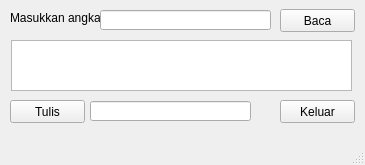
<?xml version="1.0" encoding="UTF-8"?>
<ui version="4.0">
 <class>MainWindow</class>
 <widget class="QMainWindow" name="MainWindow">
  <property name="geometry">
   <rect>
    <x>0</x>
    <y>0</y>
    <width>365</width>
    <height>165</height>
   </rect>
  </property>
  <property name="minimumSize">
   <size>
    <width>365</width>
    <height>165</height>
   </size>
  </property>
  <property name="maximumSize">
   <size>
    <width>365</width>
    <height>165</height>
   </size>
  </property>
  <property name="windowTitle">
   <string>Galih Hermawan - Baca/Tulis Bilangan</string>
  </property>
  <property name="autoFillBackground">
   <bool>false</bool>
  </property>
  <widget class="QWidget" name="centralwidget">
   <widget class="QLabel" name="label">
    <property name="geometry">
     <rect>
      <x>10</x>
      <y>10</y>
      <width>101</width>
      <height>16</height>
     </rect>
    </property>
    <property name="text">
     <string>Masukkan angka</string>
    </property>
   </widget>
   <widget class="QLineEdit" name="txtAngka">
    <property name="geometry">
     <rect>
      <x>100</x>
      <y>10</y>
      <width>171</width>
      <height>20</height>
     </rect>
    </property>
   </widget>
   <widget class="QPushButton" name="tombolBaca">
    <property name="geometry">
     <rect>
      <x>280</x>
      <y>9</y>
      <width>75</width>
      <height>23</height>
     </rect>
    </property>
    <property name="text">
     <string>Baca</string>
    </property>
   </widget>
   <widget class="QPushButton" name="tombolTulis">
    <property name="geometry">
     <rect>
      <x>10</x>
      <y>100</y>
      <width>75</width>
      <height>23</height>
     </rect>
    </property>
    <property name="text">
     <string>Tulis</string>
    </property>
   </widget>
   <widget class="QLineEdit" name="txtHasilTulis">
    <property name="geometry">
     <rect>
      <x>90</x>
      <y>101</y>
      <width>161</width>
      <height>20</height>
     </rect>
    </property>
   </widget>
   <widget class="QPushButton" name="tombolKeluar">
    <property name="geometry">
     <rect>
      <x>280</x>
      <y>100</y>
      <width>75</width>
      <height>23</height>
     </rect>
    </property>
    <property name="text">
     <string>Keluar</string>
    </property>
   </widget>
   <widget class="QPlainTextEdit" name="txtOutput">
    <property name="geometry">
     <rect>
      <x>11</x>
      <y>40</y>
      <width>341</width>
      <height>51</height>
     </rect>
    </property>
   </widget>
  </widget>
  <widget class="QMenuBar" name="menubar">
   <property name="geometry">
    <rect>
     <x>0</x>
     <y>0</y>
     <width>365</width>
     <height>21</height>
    </rect>
   </property>
  </widget>
  <widget class="QStatusBar" name="statusbar"/>
 </widget>
 <resources/>
 <connections/>
</ui>
